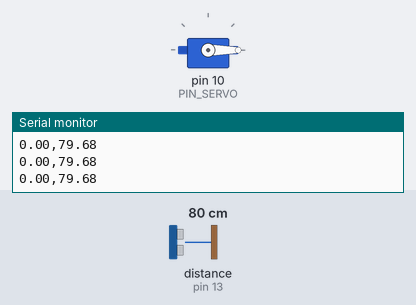
A sketch run on a simulated Arduino Uno, built with avr-gcc and run on an emulated ATmega328P. On the bench: servo, the last lines printed to the serial monitor. Wiring (inferred from the names in the program): ultrasonic range finder: trigger pin 12; echo pin 13. Inputs (shaded band) come from the test bench; at power-on: distance to the obstacle (sensor on pin 13) 80 cm. The echo pulse lasts 58.3 µs per cm.

Above: at 1.7 s.
1.8 s: distance to the obstacle (sensor on pin 13) set to 17 cm
3.3 s: distance to the obstacle (sensor on pin 13) set to 14 cm
At 5.02 s:
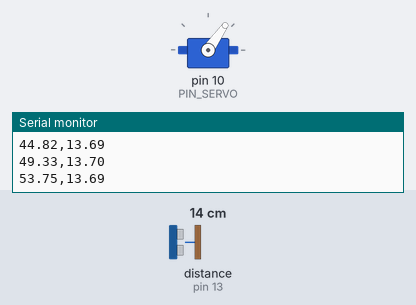
At 7.2 s:
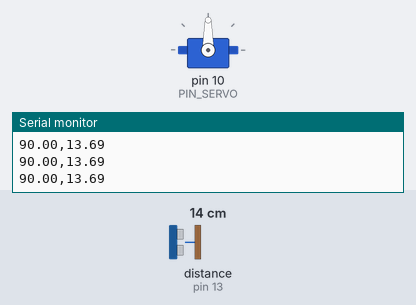
Timing chart, 0 to 8.7 s (numbered marks = the images above; inputs shaded):
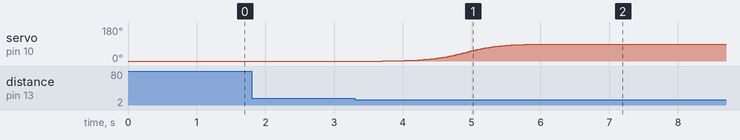

Measured:
- the behaviour switches between 16 and 15 cm on distance to the obstacle (sensor on pin 13) (found by bisection; images 0 and 1)
- after the input at 3.3 s, servo on pin 10 (PIN_SERVO): moves from 0° to 90° over 2.4 s, starting after 0.40 s

The sketch:

parking_gate.ino
```cpp
/*
 * 도전과제 1: 주차장 차단기 구현 (과제코드 10C16)
 * 기반 코드: 10_example_3.ino (millis() 기반 서보 속도 제어)
 *
 * 동작
 *  - 초음파센서로 차량 접근 감지 (OPEN_DIST 이하가 연속 몇 번 측정되면 감지)
 *  - 감지되면 서보(차단기 바)를 천천히 부드럽게 올림 (CLOSED -> OPEN)
 *  - 차량이 지나가서 일정 시간 동안 감지되지 않으면 부드럽게 내림 (OPEN -> CLOSED)
 *  - 서보 부드러운 제어 함수 2종 비교: (1) sigmoid  (2) minimum-jerk (smootherstep)
 *    + 비교용 linear (원본 예제와 동일한 등속 이동)
 *
 * 시리얼 모니터(115200bps) 명령으로 실시간 전환
 *   '1' : sigmoid    '2' : smootherstep    '3' : linear
 * 출력 형식 "angle,distance" -> 시리얼 플로터로 곡선 비교 가능
 */

#include <Servo.h>

// ---------------- 핀 설정 ----------------
#define PIN_SERVO 10   // 서보 (Uno에서 9, 10번은 Servo 라이브러리 사용 시 PWM 불가)
#define PIN_TRIG  12   // 초음파 Trig
#define PIN_ECHO  13   // 초음파 Echo

// ---------------- 차단기 설정 ----------------
const int CLOSED_ANGLE = 0;     // 바가 내려온 각도 (실제 조립에 맞게 조정)
const int OPEN_ANGLE   = 90;    // 바가 올라간 각도

const float OPEN_DIST    = 15.0;  // [cm] 이 거리 이내로 들어오면 차량 접근으로 판단
const float RELEASE_DIST = 20.0;  // [cm] 이 거리보다 멀어져야 차량이 지나간 것으로 판단 (히스테리시스)
const int   DETECT_COUNT = 3;     // 연속 N회 감지되어야 열림 (노이즈 방지)

const unsigned long MOVE_TIME  = 3000;  // [ms] 0~90도 전체 이동에 걸리는 시간
const unsigned long CLOSE_WAIT = 2000;  // [ms] 차량이 사라진 뒤 바를 내리기까지 대기 시간
const unsigned long SENSE_INTERVAL = 50; // [ms] 초음파 측정 주기

// ---------------- 부드러운 제어 함수 ----------------
enum EaseMode { EASE_SIGMOID = 1, EASE_SMOOTHER = 2, EASE_LINEAR = 3 };
EaseMode easeMode = EASE_SIGMOID;

const float SIGMOID_K = 12.0;   // sigmoid 기울기 (클수록 중앙이 가파르고 양 끝이 느림)

// (1) sigmoid: a = 1 / (1 + exp(-z)),  z = K*(t - 0.5)
//     t=0, t=1 에서 정확히 0, 1이 되도록 정규화함
float easeSigmoid(float t) {
  float s  = 1.0 / (1.0 + exp(-SIGMOID_K * (t - 0.5)));
  float s0 = 1.0 / (1.0 + exp( SIGMOID_K * 0.5));
  float s1 = 1.0 / (1.0 + exp(-SIGMOID_K * 0.5));
  return (s - s0) / (s1 - s0);
}

// (2) smootherstep (minimum-jerk): 6t^5 - 15t^4 + 10t^3
//     시작/끝에서 속도와 가속도가 모두 0 -> 서보에 충격이 거의 없음
float easeSmoother(float t) {
  return t * t * t * (t * (6.0 * t - 15.0) + 10.0);
}

float ease(float t) {
  if (t <= 0.0) return 0.0;
  if (t >= 1.0) return 1.0;
  switch (easeMode) {
    case EASE_SIGMOID:  return easeSigmoid(t);
    case EASE_SMOOTHER: return easeSmoother(t);
    default:            return t;   // linear
  }
}

// ---------------- 상태 머신 ----------------
enum GateState { GATE_CLOSED, GATE_OPENING, GATE_OPEN, GATE_CLOSING };
GateState state = GATE_CLOSED;

Servo myServo;

float currentAngle = CLOSED_ANGLE;  // 현재 서보 각도
float moveFrom, moveTo;             // 이동 시작/목표 각도
unsigned long moveStart;            // 이동 시작 시각
unsigned long moveDuration;         // 이번 이동 소요 시간

unsigned long lastSense = 0;
unsigned long clearSince = 0;       // 차량이 안 보이기 시작한 시각
int detectCnt = 0;
float distance = 999;

// ---------------- 초음파 거리 측정 ----------------
float readDistanceCm() {
  digitalWrite(PIN_TRIG, LOW);
  delayMicroseconds(2);
  digitalWrite(PIN_TRIG, HIGH);
  delayMicroseconds(10);
  digitalWrite(PIN_TRIG, LOW);

  unsigned long dur = pulseIn(PIN_ECHO, HIGH, 25000); // 약 4m 타임아웃
  if (dur == 0) return 999;                           // 측정 실패 = 물체 없음
  return dur * 0.0343 / 2.0;
}

// ---------------- 서보 이동 시작 ----------------
// 이동 도중 방향이 바뀌어도 현재 각도에서 이어서 움직이도록 시간을 거리에 비례해 계산
void startMove(float target) {
  moveFrom = currentAngle;
  moveTo   = target;
  float ratio = fabs(moveTo - moveFrom) / (OPEN_ANGLE - CLOSED_ANGLE);
  moveDuration = (unsigned long)(MOVE_TIME * ratio);
  if (moveDuration < 50) moveDuration = 50;
  moveStart = millis();
}

// 반환값: 이동이 끝났으면 true
bool updateMove() {
  unsigned long elapsed = millis() - moveStart;
  float t = (float)elapsed / (float)moveDuration;
  currentAngle = moveFrom + (moveTo - moveFrom) * ease(t);
  myServo.write((int)(currentAngle + 0.5));
  return elapsed >= moveDuration;
}

// ---------------- setup / loop ----------------
void setup() {
  Serial.begin(115200);
  pinMode(PIN_TRIG, OUTPUT);
  pinMode(PIN_ECHO, INPUT);

  myServo.attach(PIN_SERVO);
  myServo.write(CLOSED_ANGLE);   // 시작은 바가 내려온 상태
  delay(500);
}

void loop() {
  // --- 시리얼 명령으로 제어 함수 전환 ---
  if (Serial.available()) {
    char c = Serial.read();
    if (c == '1') easeMode = EASE_SIGMOID;
    else if (c == '2') easeMode = EASE_SMOOTHER;
    else if (c == '3') easeMode = EASE_LINEAR;
  }

  // --- 주기적으로 초음파 측정 + 차량 감지 판단 ---
  bool carNear = false;   // 이번 측정에서 연속 감지 조건을 만족했는가
  bool carGone = false;   // RELEASE_DIST 보다 멀어졌는가
  if (millis() - lastSense >= SENSE_INTERVAL) {
    lastSense = millis();
    distance = readDistanceCm();

    if (distance <= OPEN_DIST) detectCnt++;
    else detectCnt = 0;

    carNear = (detectCnt >= DETECT_COUNT);
    carGone = (distance > RELEASE_DIST);

    Serial.print(currentAngle);
    Serial.print(",");
    Serial.println(distance > 100 ? 100 : distance);
  }

  // --- 상태 머신 ---
  switch (state) {
    case GATE_CLOSED:
      if (carNear) {
        startMove(OPEN_ANGLE);
        state = GATE_OPENING;
      }
      break;

    case GATE_OPENING:
      if (updateMove()) {
        state = GATE_OPEN;
        clearSince = 0;
      }
      break;

    case GATE_OPEN:
      // 차량이 완전히 지나가 일정 시간 동안 감지되지 않으면 내림
      if (distance <= RELEASE_DIST) {
        clearSince = 0;                       // 아직 차량이 있음 -> 타이머 리셋
      } else if (carGone) {
        if (clearSince == 0) clearSince = millis();
        if (millis() - clearSince >= CLOSE_WAIT) {
          startMove(CLOSED_ANGLE);
          state = GATE_CLOSING;
        }
      }
      break;

    case GATE_CLOSING:
      if (carNear) {                          // 내려가는 중 차량 재접근 -> 다시 올림
        startMove(OPEN_ANGLE);
        state = GATE_OPENING;
      } else if (updateMove()) {
        state = GATE_CLOSED;
        detectCnt = 0;
      }
      break;
  }
}
```
